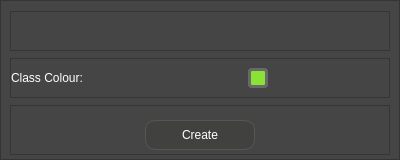
<?xml version="1.0" encoding="UTF-8"?>
<ui version="4.0">
 <class>createClassDialog</class>
 <widget class="QDialog" name="createClassDialog">
  <property name="geometry">
   <rect>
    <x>0</x>
    <y>0</y>
    <width>400</width>
    <height>160</height>
   </rect>
  </property>
  <property name="maximumSize">
   <size>
    <width>400</width>
    <height>160</height>
   </size>
  </property>
  <property name="font">
   <font>
    <family>Ubuntu</family>
   </font>
  </property>
  <property name="windowTitle">
   <string>Create Class</string>
  </property>
  <property name="styleSheet">
   <string notr="true"/>
  </property>
  <layout class="QVBoxLayout" name="verticalLayout">
   <property name="spacing">
    <number>0</number>
   </property>
   <property name="leftMargin">
    <number>0</number>
   </property>
   <property name="topMargin">
    <number>0</number>
   </property>
   <property name="rightMargin">
    <number>0</number>
   </property>
   <property name="bottomMargin">
    <number>0</number>
   </property>
   <item>
    <widget class="QFrame" name="mainFrame">
     <property name="styleSheet">
      <string notr="true">background-color: #454545;</string>
     </property>
     <property name="frameShape">
      <enum>QFrame::StyledPanel</enum>
     </property>
     <property name="frameShadow">
      <enum>QFrame::Raised</enum>
     </property>
     <layout class="QVBoxLayout" name="verticalLayout_2">
      <property name="bottomMargin">
       <number>0</number>
      </property>
      <item>
       <widget class="QFrame" name="classNameFrame">
        <property name="maximumSize">
         <size>
          <width>16777215</width>
          <height>40</height>
         </size>
        </property>
        <property name="frameShape">
         <enum>QFrame::StyledPanel</enum>
        </property>
        <property name="frameShadow">
         <enum>QFrame::Raised</enum>
        </property>
       </widget>
      </item>
      <item>
       <widget class="QFrame" name="classColourFrame">
        <property name="maximumSize">
         <size>
          <width>16777215</width>
          <height>40</height>
         </size>
        </property>
        <property name="frameShape">
         <enum>QFrame::StyledPanel</enum>
        </property>
        <property name="frameShadow">
         <enum>QFrame::Raised</enum>
        </property>
        <layout class="QHBoxLayout" name="horizontalLayout_2">
         <property name="leftMargin">
          <number>0</number>
         </property>
         <property name="rightMargin">
          <number>0</number>
         </property>
         <item>
          <widget class="QLabel" name="classColourLbl">
           <property name="minimumSize">
            <size>
             <width>110</width>
             <height>0</height>
            </size>
           </property>
           <property name="maximumSize">
            <size>
             <width>110</width>
             <height>16777215</height>
            </size>
           </property>
           <property name="styleSheet">
            <string notr="true">font: 75 12pt &quot;Gotham Rounded&quot;;
color: rgb(255, 255, 255);</string>
           </property>
           <property name="text">
            <string>Class Colour:</string>
           </property>
          </widget>
         </item>
         <item>
          <spacer name="horizontalSpacer">
           <property name="orientation">
            <enum>Qt::Horizontal</enum>
           </property>
           <property name="sizeHint" stdset="0">
            <size>
             <width>40</width>
             <height>20</height>
            </size>
           </property>
          </spacer>
         </item>
         <item>
          <widget class="QPushButton" name="classColourBtn">
           <property name="maximumSize">
            <size>
             <width>20</width>
             <height>20</height>
            </size>
           </property>
           <property name="cursor">
            <cursorShape>PointingHandCursor</cursorShape>
           </property>
           <property name="styleSheet">
            <string notr="true">border-radius: 4px;
background-color: rgb(138, 226, 52);
border: 3px solid rgb(105, 105, 105);</string>
           </property>
           <property name="text">
            <string/>
           </property>
          </widget>
         </item>
         <item>
          <spacer name="horizontalSpacer_2">
           <property name="orientation">
            <enum>Qt::Horizontal</enum>
           </property>
           <property name="sizeHint" stdset="0">
            <size>
             <width>40</width>
             <height>20</height>
            </size>
           </property>
          </spacer>
         </item>
        </layout>
       </widget>
      </item>
      <item>
       <widget class="QFrame" name="createFrame">
        <property name="minimumSize">
         <size>
          <width>0</width>
          <height>30</height>
         </size>
        </property>
        <property name="maximumSize">
         <size>
          <width>16777215</width>
          <height>50</height>
         </size>
        </property>
        <property name="frameShape">
         <enum>QFrame::StyledPanel</enum>
        </property>
        <property name="frameShadow">
         <enum>QFrame::Raised</enum>
        </property>
        <layout class="QHBoxLayout" name="horizontalLayout_3">
         <property name="topMargin">
          <number>10</number>
         </property>
         <property name="bottomMargin">
          <number>0</number>
         </property>
         <item>
          <spacer name="horizontalSpacer_4">
           <property name="orientation">
            <enum>Qt::Horizontal</enum>
           </property>
           <property name="sizeHint" stdset="0">
            <size>
             <width>40</width>
             <height>20</height>
            </size>
           </property>
          </spacer>
         </item>
         <item>
          <widget class="QPushButton" name="createClassBtn">
           <property name="minimumSize">
            <size>
             <width>110</width>
             <height>30</height>
            </size>
           </property>
           <property name="maximumSize">
            <size>
             <width>110</width>
             <height>16777215</height>
            </size>
           </property>
           <property name="cursor">
            <cursorShape>PointingHandCursor</cursorShape>
           </property>
           <property name="styleSheet">
            <string notr="true">background-color: rgb(65, 66, 64);
border : 1px solid;
border-radius: 10px;
border-color:  rgb(85, 87, 83);
font: 75 bold 12pt &quot;Gotham Rounded&quot;;
color: rgb(255, 255, 255);</string>
           </property>
           <property name="text">
            <string>Create</string>
           </property>
          </widget>
         </item>
         <item>
          <spacer name="horizontalSpacer_3">
           <property name="orientation">
            <enum>Qt::Horizontal</enum>
           </property>
           <property name="sizeHint" stdset="0">
            <size>
             <width>107</width>
             <height>20</height>
            </size>
           </property>
          </spacer>
         </item>
        </layout>
       </widget>
      </item>
     </layout>
    </widget>
   </item>
  </layout>
 </widget>
 <resources/>
 <connections/>
</ui>
